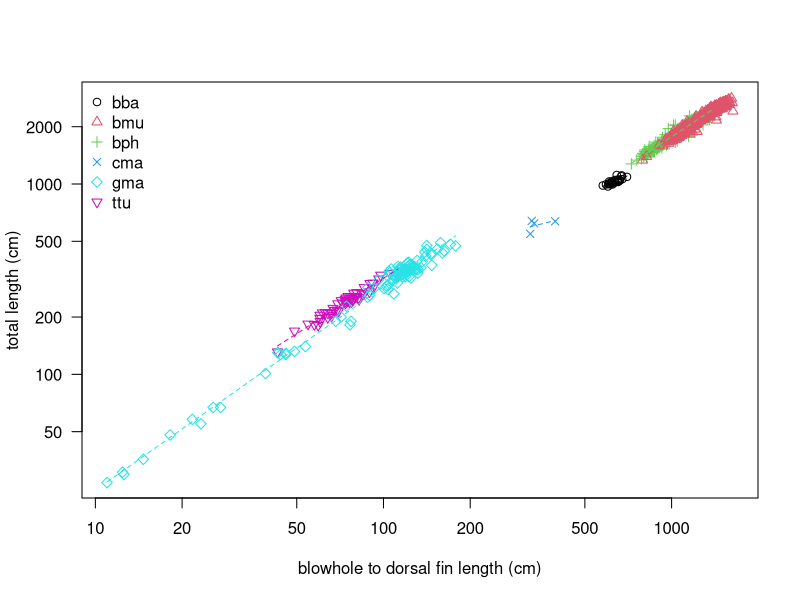

Recreate this plot in R.
# quick plot of TL and BHDORS

ttu <- read.table("ttgraph.csv", header = TRUE, sep = ',')
gma <- read.table("gma_scirepwhalesresinstno32_1980.csv", header = TRUE, sep = ',')
cma <- read.table("ross_et_al_1975_caperea.csv", header = TRUE, sep = ',')
bph <- read.table("testbp.csv", header = TRUE, sep = ',')
bmu <- read.table("testbm.csv", header = TRUE, sep = ',')
bba <- read.table("bba_SC01089-132.csv", header = TRUE, sep = ',')

#ttu in cm
#gma in cm
#cma TL in cm everything else in percentages

TL 		<- vector()
BH2DORS <- vector()
sp 		<- vector()
sex 	<- vector()

#ttu
TL 		<- c(TL, ttu$TL)
BH2DORS <- c(BH2DORS, ttu$BH2DORS)
sp 		<- c(sp, rep("ttu", nrow(ttu)))
sex 	<- c(sex, rep(NA, nrow(ttu)))

#gma
TL 		<- c(TL, gma$TL)
gma$NOTCH2DORS <- sqrt(gma$NOTCH2APEXDORS^2 - gma$HDORS^2)
gma$BH2DORS <- gma$TL - gma$ROSTBH - gma$NOTCH2DORS
BH2DORS <- c(BH2DORS, gma$BH2DORS)
sp 		<- c(sp, rep("gma", nrow(gma)))
sex 	<- c(sex, rep(gma$sex, nrow(gma)))

#cma
cma[, 4:ncol(cma)] <- cma[, 4:ncol(cma)]*cma$TL / 100
TL 		<- c(TL, cma$TL)
cma$BH2DORS <- cma$TL - cma$ROST2BH - cma$NOTCH2DORS 
BH2DORS <- c(BH2DORS, cma$BH2DORS)
sp 		<- c(sp, rep("cma", nrow(cma)))
sex 	<- c(sex, rep(cma$sex, nrow(cma)))

#bph
TL 		<- c(TL, bph$TL*100)
bph$BH2DORS <- bph$TL - bph$ROSTBH - bph$NOTCHTOFIN 
BH2DORS <- c(BH2DORS, bph$BH2DORS*100)
sp 		<- c(sp, rep("bph", nrow(bph)))
sex 	<- c(sex, rep(bph$sex, nrow(bph)))


#bmu
TL 		<- c(TL, bmu$TL*100)
bmu$BH2DORS <- bmu$TL - bmu$ROSTBH - bmu$NOTCHTOFIN 
BH2DORS <- c(BH2DORS, bmu$BH2DORS*100)
sp 		<- c(sp, rep("bmu", nrow(bmu)))
sex 	<- c(sex, rep(bmu$sex, nrow(bmu)))

#bba
# remove fetus / very small
bba.backup <- bba
bba <- bba[-which(bba$TL < 400), ]

TL <- c(TL, bba$TL)
bba$BH2DORS <- bba$TL - bba$ROSTBH - bba$NOTCH2DORS
BH2DORS <- c(BH2DORS, bba$BH2DORS)
sp 		<- c(sp, rep("bba", nrow(bba)))
sex 	<- c(sex, rep(bba$sex, nrow(bba)))

plot(BH2DORS, TL, 
	pch = as.numeric(as.factor(sp)),
 	col = as.numeric(as.factor(sp)),
 	log = 'xy',
 	las = 1,
 	xlab = "blowhole to dorsal fin length (cm)",
 	ylab = "total length (cm)"
 )


lTL <- split(TL, sp)
lBH2DORS <- split(BH2DORS, sp)
cols <- sort(unique(as.numeric(as.factor(sp))))

for(i in 1:length(lTL)) {
	y <- log10(lTL[[i]])
	x <- log10(lBH2DORS[[i]])
	x.min <- min(x, na.rm = TRUE)
	x.max <- max(x, na.rm = TRUE)
	
	mod <- lm(y ~ x)
	int <- coef(mod)[1]
	bet <- coef(mod)[2]
	
	seq.x <- seq(x.min, x.max, length = 100)
	seq.y <- bet * seq.x + int
	
	lines(10^seq.x, 10^seq.y, lty = 2, col = cols[i])
}

legend("topleft", legend = sort(unique(sp)), col = cols, pch = sort(unique(as.numeric(as.factor(sp)))), bty = 'n')